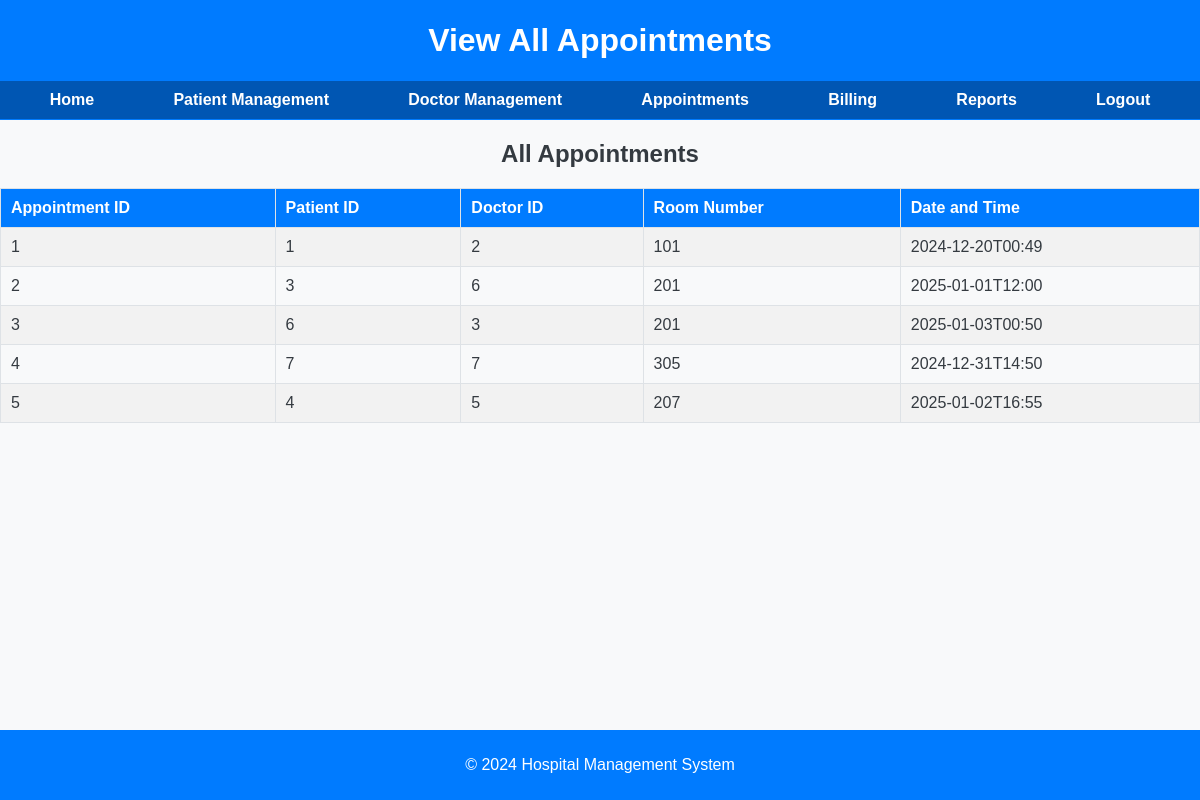
Screenshot of /appointment/view_all with the database file from the repository.
### tables this page shows
CREATE TABLE appointments (
                        id INTEGER PRIMARY KEY AUTOINCREMENT,
                        patient_id INTEGER,
                        doctor_id INTEGER,
                        room_no INTEGER,
                        dateAndTime TEXT,
                        FOREIGN KEY(patient_id) REFERENCES patients(id),
                        FOREIGN KEY(doctor_id) REFERENCES doctors(id));

### app.py (the view)
@app.route('/appointment/view_all', methods=['GET', 'POST'])
def view_all_appointments1():
    appointments = view_all_appointments()
    if appointments:
        return render_template('view_all_appointments.html', appointments = appointments)
    else:
        flash(f"No Appointments Booked Yet", "error")
        return redirect(url_for('appointment_management'))

### Appointment_Sceduling.py (called while the page is built)
def view_all_appointments():
    cursor.execute("SELECT * FROM appointments")
    appointments = cursor.fetchall()
    return appointments

### templates/view_all_appointments.html (shortened to what this page needs)
{% extends "base.html" %}
{% block header %} View All Appointments {% endblock %}
{% block styles %}
<link rel="stylesheet" href="{{url_for('static', filename = 'doctor_all_file.css')}}">
{% endblock %}
{% block content %}
    <h2>All Appointments</h2>
    {% if appointments %}
    <table border="1">
        <tr>
            <th>Appointment ID</th>
            <th>Patient ID</th>
            <th>Doctor ID</th>
            <th>Room Number</th>
            <th>Date and Time</th>
        </tr>
        {% for appointment in appointments %}
        <tr>
            <td>{{ appointment[0] }}</td>
            <td>{{ appointment[1] }}</td>
            <td>{{ appointment[2] }}</td>
            <td>{{ appointment[3] }}</td>
            <td>{{ appointment[4] }}</td>
        </tr>
        {% endfor %}
    </table>
    {% endif %}
{% endblock %}

### static/doctor_all_file.css (style rules this page uses)
*,*::after,::before { box-sizing: border-box; }
body { font-family: Arial, sans-serif; margin: 0; padding: 0; background-color: #f8f9fa; color: #343a40; }
h2 { text-align: center; }
table { width: 100%; border-collapse: collapse; margin-top: 20px; }
th, td { text-align: left; padding: 10px; border: 1px solid #dee2e6; }
th { background-color: #007bff; color: white; }
tr:nth-child(even) { background-color: #f2f2f2; }

### rows the page displays
appointments: id "1", patient "1", doctor "2", room_no "101", dateAndTime "2024-12-20T00:49"
appointments: id "2", patient "3", doctor "6", room_no "201", dateAndTime "2025-01-01T12:00"
appointments: id "3", patient "6", doctor "3", room_no "201", dateAndTime "2025-01-03T00:50"
appointments: id "4", patient "7", doctor "7", room_no "305", dateAndTime "2024-12-31T14:50"
appointments: id "5", patient "4", doctor "5", room_no "207", dateAndTime "2025-01-02T16:55"
